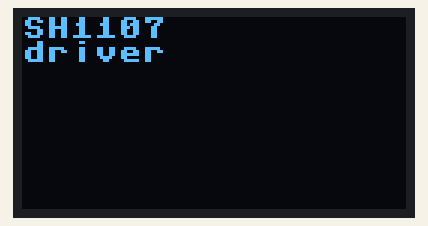
Recording of a program running on a simulated MicroPython board. Shown: 128×64 one-colour display. Library files of the repository ran but are not shown: sh1107.py; what the program prints to the serial console is not drawn.

Above: at 0.3 s.
At 4.9 s:
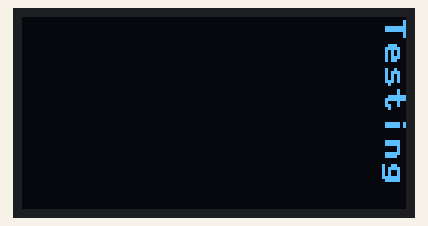
At 9.0 s:
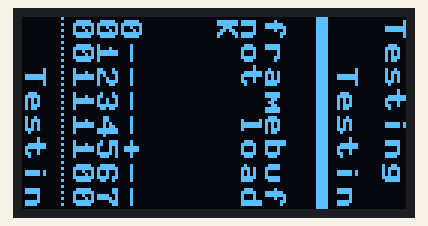
At 11.0 s:
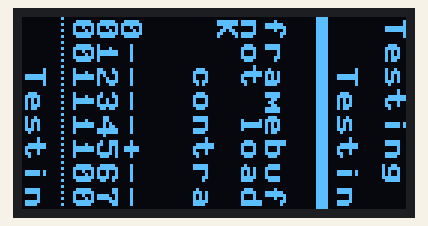
At 21.7 s:
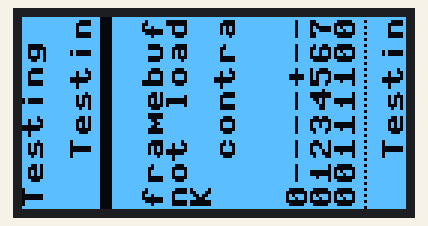
At 30.7 s:
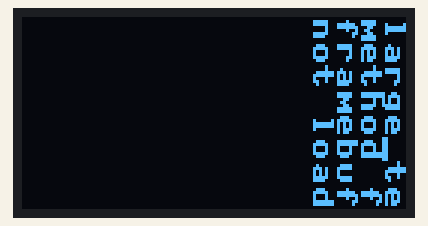

Measured:
- what the display in image 0 shows lasts 1.0 s, from 0.3 s to 1.3 s
- what the display in image 2 shows lasts 2.0 s, from 8.9 s to 10.9 s
- what the display in image 3 shows lasts 8.7 s, from 10.9 s to 19.6 s

The program:

sh1107_demo_v319_i2c_128x64.py
```python
# sh1107 driver demo code v319
# this code is intended for a 128*128 pixel display

print('starting test')

from machine import Pin, I2C, SoftI2C
import sh1107
print('dir sh1107: ', dir(sh1107))
import gc
import sys
import time #as time
import framebuf
import array


# # basic test code I2C
# i2c0 = SoftI2C(scl=Pin(5), sda=Pin(4), freq=400000)
i2c0 = I2C(0, scl=Pin(5), sda=Pin(4), freq=400000)
print('I2C scan: ',i2c0.scan())
# display = sh1107.SH1107_I2C(128, 128, i2c0, Pin(16), address=0x3d, rotate=90)
display = sh1107.SH1107_I2C(128, 64, i2c0, address=60, rotate=0)
#time.sleep(0.5)
# display.sleep(False)
display.fill(0)
display.text('SH1107', 0, 0, 1)
display.text('driver', 0, 8, 1)
display.show()
time.sleep(1)
display.fill(0)
display.show()

# full test code
print('version ',sys.implementation)
print('Initial free memory: {} allocated: {}'.format(gc.mem_free(), gc.mem_alloc()))
i2c0 = I2C(0, scl=Pin(5), sda=Pin(4), freq=400000)
print('I2C scan: ',i2c0.scan())
print('I2C created: {} allocated: {}'.format(gc.mem_free(), gc.mem_alloc()))
display = sh1107.SH1107_I2C(128, 64, i2c0, address=60, rotate=90)
# display = sh1107.SH1107_I2C(128, 128, i2c0, Pin(16), address=0x3d, rotate=0)
print('display created: {} allocated: {}'.format(gc.mem_free(), gc.mem_alloc()))


## common I2C and SPI test code below ##

display.sleep(False)
display.fill(0)
display.text('SH1107', 0, 0, 1)
display.text('driver', 0, 8, 1)
display.show()
time.sleep(1)

display.fill(0)
display.show()
if sh1107._fb_variant == 2:
    for i in range(17):
        display.large_text(str(i % 10), 0, 0, max(i,1), c=1, r=90*i)
        display.show()
        time.sleep(0.1)
        display.fill(0)
    for i in range(5):
        for j in range(5):
            display.large_text(str("big text"), (i) % 2 *56, (i+1) % 2 *56, 2, 1, 90*i, 90*j)
            display.show()
            time.sleep(.2)
            display.fill(0)
    print('framebuf2 framebuffer extension tests: triangles and circles')
    for i in range (0, 32, 4):
        display.triangle(0+3*i, i, 127-i, i, 127-i, 127-3*i, c=1)
        display.show()
    for i in range (0, 32, 4):
        display.triangle(i, 0+3*i, i, 127-i, 127-3*i, 127-i, c=1)
        display.show()
    time.sleep(2)
    display.fill(0)
#     display.show()
#     display.triangle(0, 0, 0, 127, 127, 127, c=1, f=True)
#     display.show()
#     time.sleep(2)
    display.fill(0)
    display.show()
    for i in range (0, 64, 4):
        display.circle(64, 64, 64-i , c=1)
        display.show()
    time.sleep(2)
    display.fill(0)
    display.show()
    for i in range (0, 128, 32):
        for j in range (0, 128, 32):
            display.rect(i, j, 32, 32, c=(i+j)//32 % 2, f=True)
            display.show()
            display.circle(i+16, j+16, 15 , c=((i+j)//32 +1) % 2, f=True)
            display.show()
    time.sleep(2)
    display.fill(0)
    display.show()


#display.sleep(False)
display.fill(1)
display.show()
display.show()
time.sleep(1)
display.fill(0)
time.sleep(1)
full_update_flag = False
display.text('Testing 1', 0, 0, 1)
display.show(full_update_flag)
display.show(full_update_flag)
time.sleep(1)
display.text('Testing 16', 16, 16, 1)
display.show(full_update_flag)
time.sleep(1)
display.fill_rect(0, 26, 128, 4, 1)
# display.text('Testing 32', 16, 32, 1)
display.show(full_update_flag)
time.sleep(1)
display.text('Testing 120', 16, 120, 1)
display.show(full_update_flag)
time.sleep(1)
display.text('0----+----1----+-', 0, 88, 1)
display.text('01234567890123456', 0, 96, 1)
for i in range (16):
    p=display.pixel(i,96)
#     p=i // 10
    display.text(str(p),i*8,104)
    for j in range (4):
        display.pixel(i*8+j*2,114,1)


display.show(full_update_flag)
print('bilt test')
smallbuffer=bytearray(8)
letter=framebuf.FrameBuffer(smallbuffer,8,8,framebuf.MONO_HMSB)
print('letter dir', dir(letter))
letter.text('K',0,0,1)
display.blit(letter,0,56)
display.show(full_update_flag)

print('large text test')
try:
    display.large_text('QuiteBIG', 0, 32, 2, 1)
except:
    display.text('framebuf2', 0, 40 ,1)
    display.text('not loaded', 0, 48, 1)

display.show(True)
# sys.exit(0)
time.sleep(2)

print('contrast demo')
print('free memory' , gc.mem_free())
for i in range (256):
    display.contrast(i)
    contrast_text='contrast '+str(i)
    display.fill_rect(16,64,96,8,0)
    display.text(contrast_text, 16, 64, 1)
    display.show(full_update_flag)
    time.sleep_ms(25)

display.contrast(0x5F)

print('scroll test (start line)')
print('free memory' , gc.mem_free())
for i in range (128):
    display.display_start_line(i)
    time.sleep_ms(4)
for i in range (128):
    display.display_start_line(127-i)
    time.sleep_ms(4)

display.display_start_line(0)
time.sleep_ms(500)

print('free memory' , gc.mem_free())


print('invert test')
display.flip()
time.sleep(2)
display.invert(1)
time.sleep(2)
display.invert(0)
time.sleep(2)
display.flip()
time.sleep(2)
display.invert(1)
time.sleep(2)
display.invert(0)
time.sleep(1)
display.fill(0)
display.show(full_update_flag)


print('large text test 3')
try:
    display.large_text('BIGx3', 0, 0, 3, 1)
except:
    display.text('large_text', 0, 0, 1)
    display.text('method from', 0, 8, 1)
    display.text('framebuf2', 0, 16 ,1)
    display.text('not loaded', 0, 24, 1)
display.show(full_update_flag)

print('large text test 4')
try:
    display.large_text('HUGE', 0, 64, 4, 1)
except:
    pass
display.show(full_update_flag)

time.sleep(2)
display.fill(0)
display.show()

print('large text test 16')
try:
    display.large_text('1', 0, 0, 16, 1)
    display.show()
    time.sleep(1)
    display.fill(0)
    display.large_text('2', 0, 0, 16, 1)
    display.show()
    time.sleep(1)
    display.fill(0)
    display.large_text('3', 0, 0, 16, 1)
    display.show()
    time.sleep(1)
    display.fill(0)
    display.large_text('!', 0, 0, 16, 1)
    display.show()
    time.sleep(1)
    display.invert(1)
    time.sleep(1)
    display.invert(0)
    time.sleep(1)
    display.invert(1)
    time.sleep(1)
    display.invert(0)
    time.sleep(1)
except:
    pass

time.sleep(1)

for i in range(64):
    display.rect(i, i, 128-i*2, 128-i*2, c = i % 2)
    display.show()
#     time.sleep_ms(10)
time.sleep(1)
display.fill(0)
display.show()

for i in range(64):
    display.rect(i, i, 128-i*2, 128-i*2, c = i % 2, f=False)
#    display.sleep(i % 2)
    display.show()

time.sleep(1)
display.fill(0)
display.show()

for i in range(64):
    display.rect(i, i, 128-i*2, 128-i*2, c = i % 2, f=True)
#    display.sleep(i % 2)
    display.show()

# time.sleep(1)
# display.fill(0)
# display.show()
#
# for i in range(64):
#     display.fill_rect(i, i, 128-i*2, 128-i*2, c = i % 2)
# #    display.sleep(i % 2)
#     display.show()

# for i in range(64):
#     display.sleep(i % 2)

time.sleep(2)
display.fill(0)
display.show()
display.show()
display.show()
display.show()
display.show()
display.show()
display.show()
display.show()
display.show()
display.show()

display.ellipse(64, 48, 56, 32, 1)
display.show()
time.sleep(1)
display.ellipse(64, 48, 56, 32, 1, 1, 0xD)
display.show()
time.sleep(1)
coords=array.array('h', [0,0,0,40,40,40 ])
print(coords)
display.fill(0)
display.poly(10,10,coords, 1,1)
display.show()
time.sleep(3)

display.poweroff()
```
